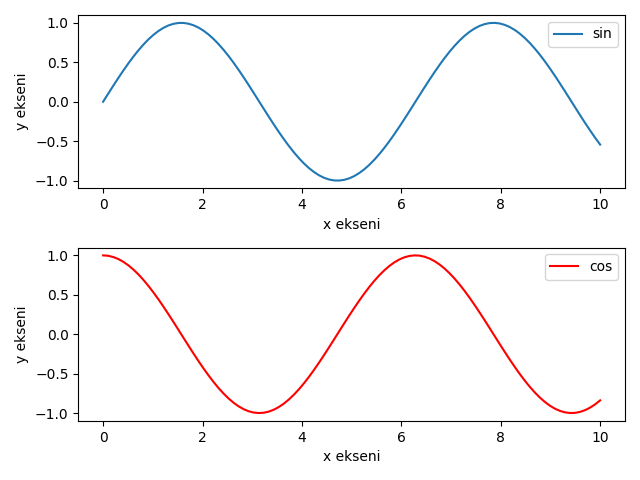

Here is the Python script that generated this plot:
import matplotlib.pyplot as plt
import numpy as np

x=np.linspace(0,10,100)

plt.subplot(2,1,1)
plt.plot(x,np.sin(x))
plt.xlabel("x ekseni")
plt.ylabel("y ekseni")
plt.legend(["sin"])


plt.subplot(2,1,2)
plt.plot(x,np.cos(x),color="r")
plt.xlabel("x ekseni")
plt.ylabel("y ekseni")
plt.legend(["cos"])

plt.tight_layout()

plt.savefig("sin-cos.png")

#plt.show()
